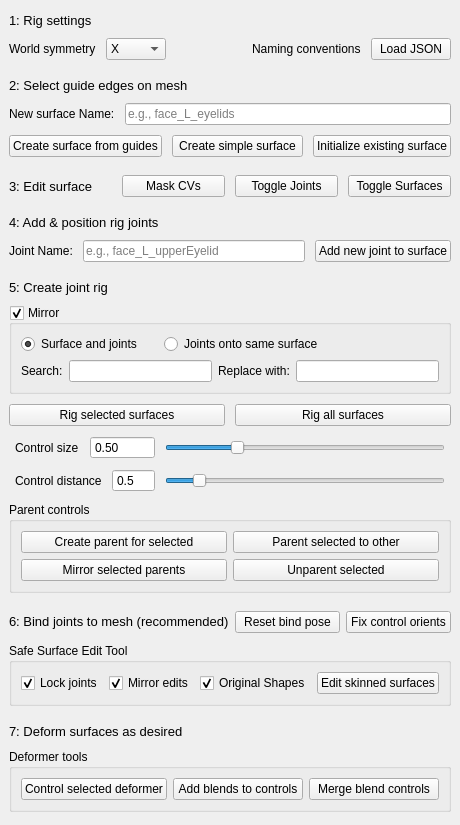
<?xml version="1.0" encoding="UTF-8"?>
<ui version="4.0">
 <class>SurfRigWindow</class>
 <widget class="QMainWindow" name="SurfRigWindow">
  <property name="geometry">
   <rect>
    <x>0</x>
    <y>0</y>
    <width>434</width>
    <height>820</height>
   </rect>
  </property>
  <property name="windowTitle">
   <string>Surface Rig Wizard</string>
  </property>
  <widget class="QWidget" name="centralwidget">
   <layout class="QVBoxLayout" name="verticalLayout">
    <property name="spacing">
     <number>10</number>
    </property>
    <item>
     <layout class="QVBoxLayout" name="step1Layout">
      <property name="topMargin">
       <number>4</number>
      </property>
      <property name="bottomMargin">
       <number>4</number>
      </property>
      <item>
       <widget class="QLabel" name="step1">
        <property name="font">
         <font>
          <pointsize>10</pointsize>
         </font>
        </property>
        <property name="text">
         <string>1: Rig settings</string>
        </property>
       </widget>
      </item>
      <item>
       <layout class="QHBoxLayout" name="horizontalLayout_4">
        <item>
         <widget class="QLabel" name="symLabel">
          <property name="toolTip">
           <string>Set the axis of symmetry for mirroring operations</string>
          </property>
          <property name="text">
           <string>World symmetry</string>
          </property>
         </widget>
        </item>
        <item>
         <widget class="QComboBox" name="symAxis">
          <property name="currentIndex">
           <number>1</number>
          </property>
          <item>
           <property name="text">
            <string>None</string>
           </property>
          </item>
          <item>
           <property name="text">
            <string>X</string>
           </property>
          </item>
          <item>
           <property name="text">
            <string>Y</string>
           </property>
          </item>
          <item>
           <property name="text">
            <string>Z</string>
           </property>
          </item>
         </widget>
        </item>
        <item>
         <spacer name="horizontalSpacer">
          <property name="orientation">
           <enum>Qt::Horizontal</enum>
          </property>
          <property name="sizeHint" stdset="0">
           <size>
            <width>40</width>
            <height>20</height>
           </size>
          </property>
         </spacer>
        </item>
        <item>
         <widget class="QLabel" name="nameLabel">
          <property name="toolTip">
           <string>Default name dictionary is:
{
&quot;convention&quot;: &quot;{name}_{num:02}_{type}&quot;,
&quot;surface&quot;: &quot;SURF_RIG&quot;,
&quot;rig group&quot;: &quot;SURF_RIG_GRP&quot;,
&quot;control&quot;: &quot;CTRL&quot;,
&quot;control group&quot;: &quot;CTRL_GRP&quot;,
&quot;offset group&quot;: &quot;OFFSET_GRP&quot;,
&quot;parent&quot;: &quot;PAR&quot;,
&quot;surface controls group&quot;: &quot;SURF_CTRL_GRP&quot;,
&quot;joint&quot;: &quot;RIG_JNT&quot;,
&quot;joint group&quot;: &quot;JNTS_GRP&quot;
}

Load a different file to change values for any/all keys.</string>
          </property>
          <property name="text">
           <string>Naming conventions</string>
          </property>
         </widget>
        </item>
        <item>
         <widget class="QPushButton" name="nameButton">
          <property name="toolTip">
           <string>Default name dictionary is:
{
&quot;convention&quot;: &quot;{name}_{num:02}_{type}&quot;,
&quot;surface&quot;: &quot;SURF_RIG&quot;,
&quot;rig group&quot;: &quot;SURF_RIG_GRP&quot;,
&quot;control&quot;: &quot;CTRL&quot;,
&quot;control group&quot;: &quot;CTRL_GRP&quot;,
&quot;offset group&quot;: &quot;OFFSET_GRP&quot;,
&quot;parent&quot;: &quot;PAR&quot;,
&quot;surface controls group&quot;: &quot;SURF_CTRL_GRP&quot;,
&quot;joint&quot;: &quot;RIG_JNT&quot;,
&quot;joint group&quot;: &quot;JNTS_GRP&quot;
}

Load a different file to change values for any/all keys.</string>
          </property>
          <property name="text">
           <string>Load JSON</string>
          </property>
         </widget>
        </item>
       </layout>
      </item>
     </layout>
    </item>
    <item>
     <layout class="QVBoxLayout" name="step2Layout">
      <property name="topMargin">
       <number>4</number>
      </property>
      <property name="bottomMargin">
       <number>4</number>
      </property>
      <item>
       <widget class="QLabel" name="step2">
        <property name="font">
         <font>
          <pointsize>10</pointsize>
         </font>
        </property>
        <property name="text">
         <string>2: Select guide edges on mesh</string>
        </property>
        <property name="textFormat">
         <enum>Qt::AutoText</enum>
        </property>
        <property name="scaledContents">
         <bool>false</bool>
        </property>
       </widget>
      </item>
      <item>
       <layout class="QHBoxLayout" name="horizontalLayout">
        <item>
         <widget class="QLabel" name="surfNameLabel">
          <property name="text">
           <string>New surface Name:</string>
          </property>
         </widget>
        </item>
        <item>
         <widget class="QLineEdit" name="surfNameEdit">
          <property name="placeholderText">
           <string>e.g., face_L_eyelids</string>
          </property>
         </widget>
        </item>
       </layout>
      </item>
      <item>
       <layout class="QHBoxLayout" name="horizontalLayout_16">
        <item>
         <widget class="QPushButton" name="newSurfButton">
          <property name="toolTip">
           <string>Create a NURBS surface using the selected continuous edges as a guide.</string>
          </property>
          <property name="text">
           <string>Create surface from guides</string>
          </property>
         </widget>
        </item>
        <item>
         <widget class="QPushButton" name="simpleSurfButton">
          <property name="toolTip">
           <string>Create a 2x3 span nurbs plane at the average position of selected edges.</string>
          </property>
          <property name="text">
           <string>Create simple surface</string>
          </property>
         </widget>
        </item>
        <item>
         <widget class="QPushButton" name="initSurfButton">
          <property name="toolTip">
           <string>Create hierarchy and attributes on selected user-made surface(s),
allowing them to be used fully with this surface rigging tool.</string>
          </property>
          <property name="text">
           <string>Initialize existing surface</string>
          </property>
         </widget>
        </item>
       </layout>
      </item>
     </layout>
    </item>
    <item>
     <layout class="QHBoxLayout" name="step3Layout">
      <property name="topMargin">
       <number>4</number>
      </property>
      <property name="bottomMargin">
       <number>4</number>
      </property>
      <item>
       <widget class="QLabel" name="step3">
        <property name="font">
         <font>
          <pointsize>10</pointsize>
         </font>
        </property>
        <property name="text">
         <string>3: Edit surface</string>
        </property>
       </widget>
      </item>
      <item>
       <widget class="QPushButton" name="selectCVsButton">
        <property name="text">
         <string>Mask CVs</string>
        </property>
       </widget>
      </item>
      <item>
       <widget class="QPushButton" name="toggleJntsButton">
        <property name="text">
         <string>Toggle Joints</string>
        </property>
       </widget>
      </item>
      <item>
       <widget class="QPushButton" name="toggleSurfsButton">
        <property name="text">
         <string>Toggle Surfaces</string>
        </property>
       </widget>
      </item>
     </layout>
    </item>
    <item>
     <layout class="QVBoxLayout" name="step4Layout">
      <property name="topMargin">
       <number>4</number>
      </property>
      <property name="bottomMargin">
       <number>4</number>
      </property>
      <item>
       <widget class="QLabel" name="step4">
        <property name="font">
         <font>
          <pointsize>10</pointsize>
         </font>
        </property>
        <property name="text">
         <string>4: Add &amp; position rig joints</string>
        </property>
       </widget>
      </item>
      <item>
       <layout class="QHBoxLayout" name="horizontalLayout_5">
        <item>
         <widget class="QLabel" name="jntNameLabel">
          <property name="text">
           <string>Joint Name:</string>
          </property>
         </widget>
        </item>
        <item>
         <widget class="QLineEdit" name="jntNameEdit">
          <property name="placeholderText">
           <string>e.g., face_L_upperEyelid</string>
          </property>
         </widget>
        </item>
        <item>
         <widget class="QPushButton" name="newJntButton">
          <property name="toolTip">
           <string>Add a joint to the selected surface. The joint's 'allowed area' may be
further limited via the rangeU and rangeV attributes on the joint itself.
When rigged, the joint will slide over its allowed area on the surface.</string>
          </property>
          <property name="text">
           <string>Add new joint to surface</string>
          </property>
         </widget>
        </item>
       </layout>
      </item>
      <item>
       <layout class="QHBoxLayout" name="horizontalLayout_2"/>
      </item>
     </layout>
    </item>
    <item>
     <layout class="QVBoxLayout" name="step5Layout">
      <property name="topMargin">
       <number>4</number>
      </property>
      <property name="bottomMargin">
       <number>4</number>
      </property>
      <item>
       <widget class="QLabel" name="step5">
        <property name="font">
         <font>
          <pointsize>10</pointsize>
         </font>
        </property>
        <property name="text">
         <string>5: Create joint rig</string>
        </property>
       </widget>
      </item>
      <item>
       <widget class="QGroupBox" name="mirrorGrp">
        <property name="title">
         <string>Mirror</string>
        </property>
        <property name="checkable">
         <bool>true</bool>
        </property>
        <property name="checked">
         <bool>true</bool>
        </property>
        <layout class="QVBoxLayout" name="verticalLayout_2">
         <item>
          <layout class="QHBoxLayout" name="horizontalLayout_6" stretch="1,2">
           <item>
            <widget class="QRadioButton" name="mirrorBoth">
             <property name="toolTip">
              <string>Mirror the surface and all of its joints along the axis of symmetry.

Also use this option if the surface has already been mirrored.
New joints and shape tweaks will be pushed onto the existing mirrored surface.</string>
             </property>
             <property name="text">
              <string>Surface and joints</string>
             </property>
             <property name="checked">
              <bool>true</bool>
             </property>
            </widget>
           </item>
           <item>
            <widget class="QRadioButton" name="mirrorJnts">
             <property name="toolTip">
              <string>Mirror the surface's joints *onto the same surface* along the axis of symmetry.

This option is for &quot;center&quot; surfaces with internal symmetry.</string>
             </property>
             <property name="text">
              <string>Joints onto same surface</string>
             </property>
            </widget>
           </item>
          </layout>
         </item>
         <item>
          <layout class="QHBoxLayout" name="horizontalLayout_8">
           <item>
            <widget class="QLabel" name="searchLabel">
             <property name="text">
              <string>Search:</string>
             </property>
            </widget>
           </item>
           <item>
            <widget class="QLineEdit" name="searchEdit">
             <property name="text">
              <string/>
             </property>
            </widget>
           </item>
           <item>
            <widget class="QLabel" name="replaceLabel">
             <property name="text">
              <string>Replace with:</string>
             </property>
            </widget>
           </item>
           <item>
            <widget class="QLineEdit" name="replaceEdit"/>
           </item>
          </layout>
         </item>
        </layout>
       </widget>
      </item>
      <item>
       <layout class="QHBoxLayout" name="horizontalLayout_3">
        <item>
         <widget class="QPushButton" name="rigButton">
          <property name="toolTip">
           <string>Create controls for each unrigged joint on the surfaces.

If there are no unrigged joints, it will still perform any necessary mirroring options.
Useful for re-establishing symmetry after editing any surface with a mirror image.</string>
          </property>
          <property name="text">
           <string>Rig selected surfaces</string>
          </property>
         </widget>
        </item>
        <item>
         <widget class="QPushButton" name="rigAllButton">
          <property name="toolTip">
           <string>Create controls for each unrigged joint on the surfaces.

If there are no unrigged joints, it will still perform any necessary mirroring options.
Useful for re-establishing symmetry after editing any surface with a mirror image.</string>
          </property>
          <property name="text">
           <string>Rig all surfaces</string>
          </property>
         </widget>
        </item>
       </layout>
      </item>
      <item>
       <layout class="QHBoxLayout" name="horizontalLayout_11" stretch="1,2">
        <property name="leftMargin">
         <number>6</number>
        </property>
        <property name="rightMargin">
         <number>6</number>
        </property>
        <item>
         <layout class="QHBoxLayout" name="horizontalLayout_10">
          <item>
           <widget class="QLabel" name="sizeLabel">
            <property name="minimumSize">
             <size>
              <width>0</width>
              <height>0</height>
             </size>
            </property>
            <property name="toolTip">
             <string>Set the gross size for the selected surfaces' control shapes. Attribute exists on each surface.</string>
            </property>
            <property name="text">
             <string>Control size</string>
            </property>
           </widget>
          </item>
          <item>
           <widget class="QDoubleSpinBox" name="sizeEdit">
            <property name="buttonSymbols">
             <enum>QAbstractSpinBox::NoButtons</enum>
            </property>
            <property name="decimals">
             <number>2</number>
            </property>
            <property name="minimum">
             <double>0.010000000000000</double>
            </property>
            <property name="maximum">
             <double>99.900000000000006</double>
            </property>
            <property name="value">
             <double>0.500000000000000</double>
            </property>
           </widget>
          </item>
         </layout>
        </item>
        <item>
         <widget class="QSlider" name="sizeSlider">
          <property name="minimum">
           <number>1</number>
          </property>
          <property name="maximum">
           <number>200</number>
          </property>
          <property name="value">
           <number>50</number>
          </property>
          <property name="orientation">
           <enum>Qt::Horizontal</enum>
          </property>
          <property name="invertedAppearance">
           <bool>false</bool>
          </property>
          <property name="invertedControls">
           <bool>false</bool>
          </property>
         </widget>
        </item>
       </layout>
      </item>
      <item>
       <layout class="QHBoxLayout" name="horizontalLayout_9" stretch="1,2">
        <property name="leftMargin">
         <number>6</number>
        </property>
        <property name="rightMargin">
         <number>6</number>
        </property>
        <item>
         <layout class="QHBoxLayout" name="horizontalLayout_12">
          <item>
           <widget class="QLabel" name="distanceLabel">
            <property name="minimumSize">
             <size>
              <width>0</width>
              <height>0</height>
             </size>
            </property>
            <property name="toolTip">
             <string>Set the distance of controls from the selected surfaces. Attribute exists on each surface.</string>
            </property>
            <property name="text">
             <string>Control distance</string>
            </property>
           </widget>
          </item>
          <item>
           <widget class="QDoubleSpinBox" name="distanceEdit">
            <property name="buttonSymbols">
             <enum>QAbstractSpinBox::NoButtons</enum>
            </property>
            <property name="decimals">
             <number>1</number>
            </property>
            <property name="minimum">
             <double>0.000000000000000</double>
            </property>
            <property name="maximum">
             <double>99.900000000000006</double>
            </property>
            <property name="value">
             <double>0.500000000000000</double>
            </property>
           </widget>
          </item>
         </layout>
        </item>
        <item>
         <widget class="QSlider" name="distanceSlider">
          <property name="maximum">
           <number>50</number>
          </property>
          <property name="value">
           <number>5</number>
          </property>
          <property name="orientation">
           <enum>Qt::Horizontal</enum>
          </property>
         </widget>
        </item>
       </layout>
      </item>
      <item>
       <widget class="QGroupBox" name="parGrp">
        <property name="toolTip">
         <string>Create parent controls to affect multiple joint controls in a weighted and additive way.</string>
        </property>
        <property name="title">
         <string>Parent controls</string>
        </property>
        <layout class="QVBoxLayout" name="verticalLayout_3">
         <item>
          <layout class="QHBoxLayout" name="horizontalLayout_13">
           <item>
            <widget class="QPushButton" name="newParButton">
             <property name="toolTip">
              <string>Create a new parent object for the selected controls.
The parent's orientation is based off of the surface of the LAST selected controls.</string>
             </property>
             <property name="text">
              <string>Create parent for selected</string>
             </property>
            </widget>
           </item>
           <item>
            <widget class="QPushButton" name="parExistingButton">
             <property name="toolTip">
              <string>Parent the first n selected controls to the last selected object</string>
             </property>
             <property name="text">
              <string>Parent selected to other</string>
             </property>
            </widget>
           </item>
          </layout>
         </item>
         <item>
          <layout class="QHBoxLayout" name="horizontalLayout_14">
           <item>
            <widget class="QPushButton" name="mirParButton">
             <property name="toolTip">
              <string>Mirror the selected parent controls.

If a parent has already been mirrored, child weight attributes will be updated instead.</string>
             </property>
             <property name="text">
              <string>Mirror selected parents</string>
             </property>
            </widget>
           </item>
           <item>
            <widget class="QPushButton" name="unparentButton">
             <property name="toolTip">
              <string>Remove all parents from the selected control.</string>
             </property>
             <property name="text">
              <string>Unparent selected</string>
             </property>
            </widget>
           </item>
          </layout>
         </item>
        </layout>
        <zorder></zorder>
        <zorder></zorder>
       </widget>
      </item>
     </layout>
    </item>
    <item>
     <layout class="QVBoxLayout" name="step6Layout">
      <property name="topMargin">
       <number>4</number>
      </property>
      <property name="bottomMargin">
       <number>4</number>
      </property>
      <item>
       <layout class="QHBoxLayout" name="horizontalLayout_18">
        <property name="spacing">
         <number>6</number>
        </property>
        <item>
         <widget class="QLabel" name="step6">
          <property name="toolTip">
           <string>Use the Safe Surface Edit Tool to tweak a rigged and skinned surface
without having to worry about joint movement or bind pose.

If you want to edit a surface beyond moving CVs (such as a rebuild),
use the provided Python context manager &quot;surfEditContext&quot; to do so
in a way that preserves joint position and skin cluster. E.G.,
with surfRig.surfEditContext():
    pmc.rebuildSurface()</string>
          </property>
          <property name="text">
           <string>&lt;html&gt;&lt;head/&gt;&lt;body&gt;&lt;p&gt;&lt;span style=&quot; font-size:10pt;&quot;&gt;6: Bind joints to mesh (recommended)&lt;/span&gt;&lt;/p&gt;&lt;/body&gt;&lt;/html&gt;</string>
          </property>
         </widget>
        </item>
        <item>
         <widget class="QPushButton" name="resetBindPoseButton">
          <property name="toolTip">
           <string>Force a bind pose reset on the selected mesh.</string>
          </property>
          <property name="text">
           <string>Reset bind pose</string>
          </property>
         </widget>
        </item>
        <item>
         <widget class="QPushButton" name="fixOrientsButton">
          <property name="toolTip">
           <string>Sometimes, controls on the same surface may have differing orientations,
particularly if the surface normal is nearly aligned with one of its local axes.

Use this to unify control orientations for selected surfaces.</string>
          </property>
          <property name="text">
           <string>Fix control orients</string>
          </property>
         </widget>
        </item>
       </layout>
      </item>
      <item>
       <widget class="QGroupBox" name="surfEditGrp">
        <property name="toolTip">
         <string>Use the Safe Surface Edit Tool to tweak a rigged and skinned surface
without having to worry about joint movement or bind pose.

If you want to edit a surface beyond moving CVs (such as a rebuild),
use the provided Python context manager &quot;surfEditContext&quot; to do so
in a way that preserves joint position and skin cluster. E.G.,
with surfRig.surfEditContext():
    pmc.rebuildSurface()</string>
        </property>
        <property name="title">
         <string>Safe Surface Edit Tool</string>
        </property>
        <layout class="QHBoxLayout" name="horizontalLayout_17">
         <item>
          <widget class="QCheckBox" name="editLockCheck">
           <property name="toolTip">
            <string>ON: Preserve the joints' original world-space position. Be aware that joints
are still &quot;stuck&quot; to the surface so accuracy depends on what tweaks are made.
OFF: Preserve joints' UV surface-relative position.

Skin cluster and bind pose are safely re-defined for resulting joint xforms.</string>
           </property>
           <property name="text">
            <string>Lock joints</string>
           </property>
           <property name="checked">
            <bool>true</bool>
           </property>
          </widget>
         </item>
         <item>
          <widget class="QCheckBox" name="editMirCheck">
           <property name="toolTip">
            <string>ON: Mirror any surface &amp; joint changes to the surfaces' mirror images (if applicable).
OFF: Do not mirror changes. Allows for asymmetric tweaks to be made.</string>
           </property>
           <property name="text">
            <string>Mirror edits</string>
           </property>
           <property name="checked">
            <bool>true</bool>
           </property>
          </widget>
         </item>
         <item>
          <widget class="QCheckBox" name="editOrigCheck">
           <property name="toolTip">
            <string>ON: If surfaces have deformers applied, hide the deformed shapes
and allow editing of the original, pre-deformer shapes instead.
OFF: Edit the post-deformer shapes.</string>
           </property>
           <property name="text">
            <string>Original Shapes</string>
           </property>
           <property name="checked">
            <bool>true</bool>
           </property>
          </widget>
         </item>
         <item>
          <widget class="QPushButton" name="surfaceEditButton">
           <property name="toolTip">
            <string>Enter Safe Surface Edit Tool.</string>
           </property>
           <property name="text">
            <string>Edit skinned surfaces</string>
           </property>
          </widget>
         </item>
        </layout>
       </widget>
      </item>
     </layout>
    </item>
    <item>
     <layout class="QVBoxLayout" name="step7Layout">
      <property name="topMargin">
       <number>4</number>
      </property>
      <property name="bottomMargin">
       <number>4</number>
      </property>
      <item>
       <widget class="QLabel" name="step7">
        <property name="text">
         <string>&lt;html&gt;&lt;head/&gt;&lt;body&gt;&lt;p&gt;&lt;span style=&quot; font-size:10pt;&quot;&gt;7: Deform surfaces as desired&lt;/span&gt;&lt;/p&gt;&lt;/body&gt;&lt;/html&gt;</string>
        </property>
       </widget>
      </item>
      <item>
       <widget class="QGroupBox" name="deformersGrp">
        <property name="toolTip">
         <string>The strength of mesh-guided surface rigging is its ability to define blendshape-ready regions.
SoftMod deformers, SoftClusters (available online), and MayaMuscle systems are also highly recommended.</string>
        </property>
        <property name="title">
         <string>Deformer tools</string>
        </property>
        <layout class="QVBoxLayout" name="verticalLayout_4">
         <item>
          <layout class="QHBoxLayout" name="horizontalLayout_7">
           <item>
            <widget class="QPushButton" name="clusterHandleButton">
             <property name="toolTip">
              <string>Create control shapes for selected relative-mode deformer handles.
The controls move as their associated surfaces are deformed by other means.</string>
             </property>
             <property name="text">
              <string>Control selected deformer</string>
             </property>
            </widget>
           </item>
           <item>
            <widget class="QPushButton" name="setupBlendshapesButton">
             <property name="toolTip">
              <string>Add/update a shape under each control which drives the selected surfaces' blendshape weights.
This allows easy and synchronizd animation of the same deformer from multiple controls.</string>
             </property>
             <property name="text">
              <string>Add blends to controls</string>
             </property>
            </widget>
           </item>
           <item>
            <widget class="QPushButton" name="mergeBlendshapesButton">
             <property name="toolTip">
              <string>Unify the blendshape driver shapes of all selected surfaces.

Any driving attributes with the same name will be merged,
allowing multiple surface blendshapes to be driven via one channel.</string>
             </property>
             <property name="text">
              <string>Merge blend controls</string>
             </property>
            </widget>
           </item>
          </layout>
         </item>
        </layout>
       </widget>
      </item>
     </layout>
    </item>
   </layout>
  </widget>
 </widget>
 <resources/>
 <connections/>
</ui>
